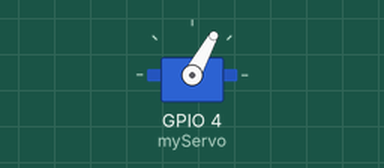
Simulated run of this sketch. Board: ESP32. On the bench: servo.

Above: at 1.05 s.
At 2.2 s:
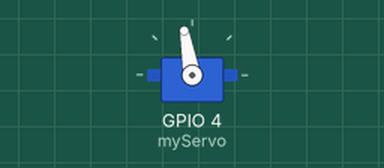
At 2.8 s:
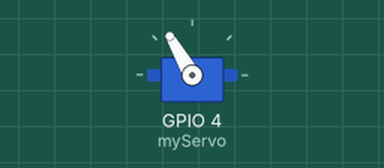
At 4.55 s:
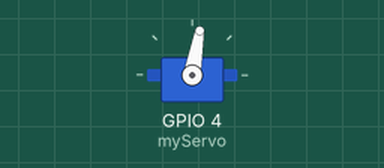
Timing chart, 0 to 6.4 s (numbered marks = the images above):
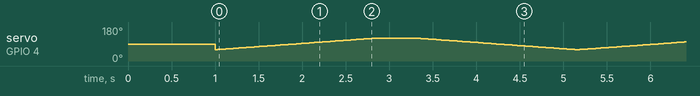

The sketch:

pwm.ino
```cpp
#include <ESP32Servo.h>

Servo myServo;
      // create a Servo object
int servo_pin = 4;      // define the servo pin
int angle = 90;          // variable to store the servo position

void setup() {
  myServo.attach(4);  // attach the servo to the pin
  delay(1000);
  myServo.write(90);
}

void loop() {
  // Sweep from 0 to 180 degrees
  for (angle = 60; angle <= 120; angle += 1) {
    myServo.write(angle);       // move servo to specified angle
    delay(30);                // delay for smooth movement
}
delay(500);
  for (angle = 120; angle >= 60; angle -= 1) {
    myServo.write(angle);       // move servo to specified angle
    delay(30);                // delay for smooth movement
}
}
```
